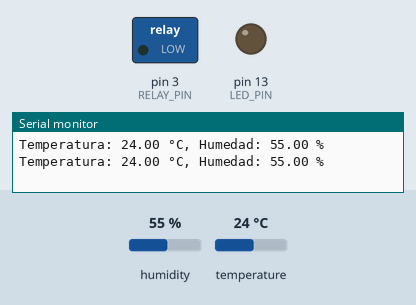
This sketch was run on a simulated Arduino Uno, built with avr-gcc and run on an emulated ATmega328P. Parts: switched loads named in the sketch (green lamp = pin HIGH), output pins drawn as LEDs (lit = HIGH), the last lines printed to the serial monitor. Inputs (shaded band) come from the test bench; at power-on: temperature 24 °C, humidity 55 %.

Above: at 2.8 s.
2.9 s: temperature set to 26 °C
At 5.5 s:
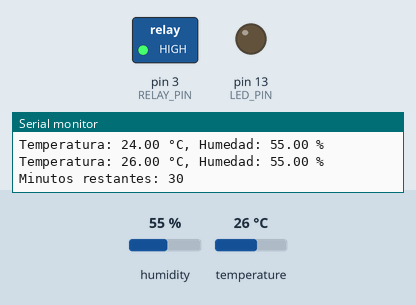
Timing chart, 0 to 7.0 s (numbered marks = the images above; inputs shaded):
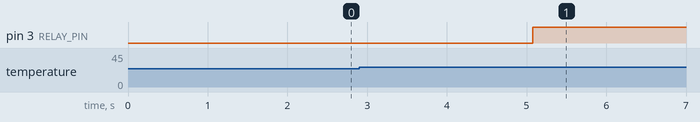

Measured:
- the behaviour switches between 24 and 25 °C on temperature (found by bisection; images 0 and 1)
- after the input at 2.9 s, pin 3 (RELAY_PIN): LOW → HIGH after 2.2 s

The sketch:

Refrigeracion_Caseta_ARDUINO1.ino
```cpp
#include <DHT.h>

#define DHTPIN 2     // Pin donde está conectado el sensor DHT11
#define DHTTYPE DHT11   // Definimos el tipo de sensor DHT
#define RELAY_PIN 3   // Pin donde está conectado el relé
#define LED_PIN 13    // Pin donde está conectado el LED


DHT dht(DHTPIN, DHTTYPE);

unsigned long relayStartTime = 0;
bool relayOn = false;


void setup() {
  Serial.begin(9600);
  pinMode(RELAY_PIN, OUTPUT);
  pinMode(LED_PIN, OUTPUT);
  dht.begin();

}

void loop() {
  float temperature = dht.readTemperature();
  float humidity = dht.readHumidity();

  delay(1000);

  if (isnan(temperature) || isnan(humidity)) {

    Serial.println("Fallo sensor DHT11");
    digitalWrite(RELAY_PIN, LOW);
      {for (int i = 0; i < 100; i++) {
    digitalWrite(13, HIGH); // Enciende el LED
    delay(50); // Espera 100 milisegundos
    digitalWrite(13, LOW); // Apaga el LED
    delay(50); // Espera 100 milisegundos
  }

}

  } else {
    // Mostrar temperatura y humedad por serial
    Serial.print("Temperatura: ");
    Serial.print(temperature);
    Serial.print(" °C, Humedad: ");
    Serial.print(humidity);
    Serial.println(" % ");

    // Si el sensor vuelve a funcionar, apaga el LED y reinicia la variable
    digitalWrite(LED_PIN, LOW);

    if (temperature >= 25) {
      if (!relayOn) {
        relayOn = true;
        relayStartTime = millis();
        digitalWrite(RELAY_PIN, HIGH);
      }
    } else if (temperature <= 24 && relayOn) {
      unsigned long elapsedTime = (millis() - relayStartTime) / 60000; // Convertir a minutos
      unsigned long remainingTime = 30 - elapsedTime;
      Serial.print("Minutos restantes: ");
      Serial.println(remainingTime);

      if (elapsedTime >= 30) {
        relayOn = false;
        digitalWrite(RELAY_PIN, LOW);
      }
    }

    if (relayOn) {
      unsigned long elapsedTime = (millis() - relayStartTime) / 60000; // Convertir a minutos
      unsigned long remainingTime = 30 - elapsedTime;
      Serial.print("Minutos restantes: ");
      Serial.println(remainingTime);
      digitalWrite(RELAY_PIN, HIGH);

      if (elapsedTime >= 30) {
        relayOn = false;
        digitalWrite(RELAY_PIN, LOW);
      }
    }
  }
}
```
